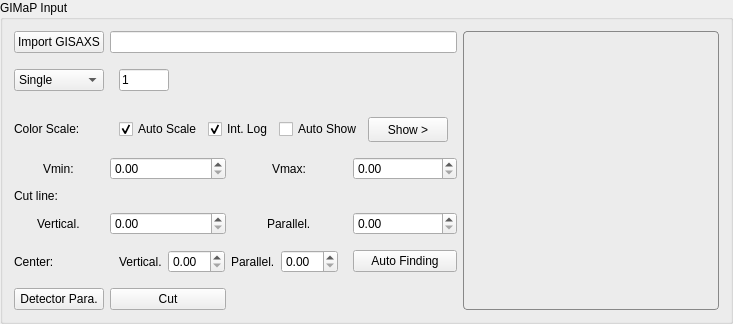
                <widget class="QGroupBox" name="gisaxsInputBox">
                 <property name="minimumSize">
                  <size>
                   <width>0</width>
                   <height>0</height>
                  </size>
                 </property>
                 <property name="maximumSize">
                  <size>
                   <width>16777215</width>
                   <height>16777215</height>
                  </size>
                 </property>
                 <property name="styleSheet">
                  <string notr="true">QGroupBox {
    font: bold 10pt &quot;Microsoft YaHei&quot;;
}</string>
                 </property>
                 <property name="title">
                  <string>GIMaP Input</string>
                 </property>
                 <layout class="QGridLayout" name="gridLayout_23">
                  <item row="4" column="0">
                   <widget class="QLabel" name="gisaxsInputCutLineLabel">
                    <property name="minimumSize">
                     <size>
                      <width>0</width>
                      <height>20</height>
                     </size>
                    </property>
                    <property name="maximumSize">
                     <size>
                      <width>16777215</width>
                      <height>20</height>
                     </size>
                    </property>
                    <property name="text">
                     <string>Cut line:</string>
                    </property>
                   </widget>
                  </item>
                  <item row="2" column="0">
                   <widget class="QLabel" name="gisaxsInputColorScaleLabel">
                    <property name="minimumSize">
                     <size>
                      <width>0</width>
                      <height>20</height>
                     </size>
                    </property>
                    <property name="maximumSize">
                     <size>
                      <width>16777215</width>
                      <height>20</height>
                     </size>
                    </property>
                    <property name="text">
                     <string>Color Scale:</string>
                    </property>
                   </widget>
                  </item>
                  <item row="0" column="0">
                   <widget class="QPushButton" name="gisaxsInputImportButton">
                    <property name="minimumSize">
                     <size>
                      <width>50</width>
                      <height>0</height>
                     </size>
                    </property>
                    <property name="text">
                     <string>Import GISAXS</string>
                    </property>
                   </widget>
                  </item>
                  <item row="6" column="4">
                   <widget class="QPushButton" name="gisaxsInputCenterAutoFindingButton">
                    <property name="minimumSize">
                     <size>
                      <width>50</width>
                      <height>20</height>
                     </size>
                    </property>
                    <property name="text">
                     <string>Auto Finding</string>
                    </property>
                   </widget>
                  </item>
                  <item row="3" column="0" alignment="Qt::AlignHCenter">
                   <widget class="QLabel" name="gisaxsInputVminLabel">
                    <property name="text">
                     <string>Vmin:</string>
                    </property>
                   </widget>
                  </item>
                  <item row="1" column="2" colspan="3">
                   <widget class="QWidget" name="gisaxsInputStackWidget" native="true">
                    <property name="minimumSize">
                     <size>
                      <width>0</width>
                      <height>40</height>
                     </size>
                    </property>
                    <layout class="QHBoxLayout" name="horizontalLayout_11">
                     <item>
                      <widget class="QLineEdit" name="gisaxsInputStackValue">
                       <property name="sizePolicy">
                        <sizepolicy hsizetype="Preferred" vsizetype="Fixed">
                         <horstretch>0</horstretch>
                         <verstretch>0</verstretch>
                        </sizepolicy>
                       </property>
                       <property name="minimumSize">
                        <size>
                         <width>0</width>
                         <height>20</height>
                        </size>
                       </property>
                       <property name="maximumSize">
                        <size>
                         <width>50</width>
                         <height>16777215</height>
                        </size>
                       </property>
                       <property name="text">
                        <string>1</string>
                       </property>
                      </widget>
                     </item>
                     <item>
                      <widget class="QLabel" name="gisaxsInputStackDisplayLabel">
                       <property name="minimumSize">
                        <size>
                         <width>0</width>
                         <height>25</height>
                        </size>
                       </property>
                       <property name="text">
                        <string/>
                       </property>
                      </widget>
                     </item>
                    </layout>
                   </widget>
                  </item>
                  <item row="0" column="5" rowspan="8">
                   <widget class="QGraphicsView" name="gisaxsInputGraphicsView">
                    <property name="maximumSize">
                     <size>
                      <width>300</width>
                      <height>16777215</height>
                     </size>
                    </property>
                    <property name="styleSheet">
                     <string notr="true">QGraphicsView {
    background: transparent;
    border: 1px solid #888888; 
    border-radius: 4px;  
}</string>
                    </property>
                   </widget>
                  </item>
                  <item row="6" column="2" colspan="2">
                   <widget class="QWidget" name="gisaxsInputCutLineCenterWidget" native="true">
                    <layout class="QHBoxLayout" name="horizontalLayout_10">
                     <item alignment="Qt::AlignHCenter">
                      <widget class="QLabel" name="gisaxsInputCenterVerticalLabel">
                       <property name="minimumSize">
                        <size>
                         <width>0</width>
                         <height>20</height>
                        </size>
                       </property>
                       <property name="text">
                        <string>Vertical.</string>
                       </property>
                      </widget>
                     </item>
                     <item>
                      <widget class="QDoubleSpinBox" name="gisaxsInputCenterVerticalValue">
                       <property name="minimumSize">
                        <size>
                         <width>0</width>
                         <height>20</height>
                        </size>
                       </property>
                      </widget>
                     </item>
                     <item alignment="Qt::AlignHCenter">
                      <widget class="QLabel" name="gisaxsInputCenterParallelLabel">
                       <property name="minimumSize">
                        <size>
                         <width>0</width>
                         <height>20</height>
                        </size>
                       </property>
                       <property name="text">
                        <string>Parallel.</string>
                       </property>
                      </widget>
                     </item>
                     <item>
                      <widget class="QDoubleSpinBox" name="gisaxsInputCenterParallelValue">
                       <property name="minimumSize">
                        <size>
                         <width>0</width>
                         <height>20</height>
                        </size>
                       </property>
                      </widget>
                     </item>
                    </layout>
                   </widget>
                  </item>
                  <item row="5" column="4">
                   <widget class="QDoubleSpinBox" name="gisaxsInputCutLineParallelValue">
                    <property name="minimumSize">
                     <size>
                      <width>0</width>
                      <height>20</height>
                     </size>
                    </property>
                   </widget>
                  </item>
                  <item row="5" column="2">
                   <widget class="QDoubleSpinBox" name="gisaxsInputCutLineVerticalValue">
                    <property name="minimumSize">
                     <size>
                      <width>0</width>
                      <height>20</height>
                     </size>
                    </property>
                   </widget>
                  </item>
                  <item row="3" column="4">
                   <widget class="QDoubleSpinBox" name="gisaxsInputVmaxValue">
                    <property name="minimumSize">
                     <size>
                      <width>0</width>
                      <height>20</height>
                     </size>
                    </property>
                   </widget>
                  </item>
                  <item row="3" column="2">
                   <widget class="QDoubleSpinBox" name="gisaxsInputVminValue">
                    <property name="minimumSize">
                     <size>
                      <width>0</width>
                      <height>20</height>
                     </size>
                    </property>
                   </widget>
                  </item>
                  <item row="2" column="2" colspan="3">
                   <widget class="QWidget" name="gisaxsInputColorScaleWidget" native="true">
                    <property name="minimumSize">
                     <size>
                      <width>0</width>
                      <height>40</height>
                     </size>
                    </property>
                    <layout class="QHBoxLayout" name="horizontalLayout_12">
                     <item>
                      <widget class="QCheckBox" name="gisaxsInputAutoScaleCheckBox">
                       <property name="minimumSize">
                        <size>
                         <width>0</width>
                         <height>20</height>
                        </size>
                       </property>
                       <property name="text">
                        <string>Auto Scale</string>
                       </property>
                       <property name="checked">
                        <bool>true</bool>
                       </property>
                      </widget>
                     </item>
                     <item>
                      <widget class="QCheckBox" name="gisaxsInputIntLogCheckBox">
                       <property name="minimumSize">
                        <size>
                         <width>0</width>
                         <height>20</height>
                        </size>
                       </property>
                       <property name="text">
                        <string>Int. Log</string>
                       </property>
                       <property name="checked">
                        <bool>true</bool>
                       </property>
                      </widget>
                     </item>
                     <item>
                      <widget class="QCheckBox" name="gisaxsInputAutoShowCheckBox">
                       <property name="minimumSize">
                        <size>
                         <width>0</width>
                         <height>20</height>
                        </size>
                       </property>
                       <property name="text">
                        <string>Auto Show</string>
                       </property>
                      </widget>
                     </item>
                     <item>
                      <widget class="QPushButton" name="gisaxsInputShowButton">
                       <property name="minimumSize">
                        <size>
                         <width>50</width>
                         <height>25</height>
                        </size>
                       </property>
                       <property name="layoutDirection">
                        <enum>Qt::LeftToRight</enum>
                       </property>
                       <property name="text">
                        <string>Show &gt;</string>
                       </property>
                      </widget>
                     </item>
                    </layout>
                   </widget>
                  </item>
                  <item row="7" column="2">
                   <widget class="QPushButton" name="gisaxsInputCutButton">
                    <property name="minimumSize">
                     <size>
                      <width>50</width>
                      <height>0</height>
                     </size>
                    </property>
                    <property name="text">
                     <string>Cut</string>
                    </property>
                   </widget>
                  </item>
                  <item row="0" column="2" colspan="3">
                   <widget class="QLineEdit" name="gisaxsInputImportButtonValue">
                    <property name="minimumSize">
                     <size>
                      <width>0</width>
                      <height>20</height>
                     </size>
                    </property>
                   </widget>
                  </item>
                  <item row="3" column="3" alignment="Qt::AlignHCenter">
                   <widget class="QLabel" name="gisaxsInputVmaxLabel">
                    <property name="text">
                     <string>Vmax:</string>
                    </property>
                   </widget>
                  </item>
                  <item row="5" column="0" alignment="Qt::AlignHCenter">
                   <widget class="QLabel" name="gisaxsInputCutLineVerticalLabel">
                    <property name="text">
                     <string>Vertical.</string>
                    </property>
                   </widget>
                  </item>
                  <item row="5" column="3" alignment="Qt::AlignHCenter">
                   <widget class="QLabel" name="gisaxsInputCutLineParallelLabel">
                    <property name="text">
                     <string>Parallel.</string>
                    </property>
                   </widget>
                  </item>
                  <item row="6" column="0">
                   <widget class="QLabel" name="gisaxsInputCenterLabel">
                    <property name="text">
                     <string>Center:</string>
                    </property>
                   </widget>
                  </item>
                  <item row="7" column="0">
                   <widget class="QPushButton" name="gisaxsInputDetectorParaButton">
                    <property name="minimumSize">
                     <size>
                      <width>50</width>
                      <height>0</height>
                     </size>
                    </property>
                    <property name="text">
                     <string>Detector Para.</string>
                    </property>
                   </widget>
                  </item>
                  <item row="1" column="0">
                   <widget class="QComboBox" name="gisaxsInputModelCombox">
                    <item>
                     <property name="text">
                      <string>Single</string>
                     </property>
                    </item>
                    <item>
                     <property name="text">
                      <string>Stack</string>
                     </property>
                    </item>
                    <item>
                     <property name="text">
                      <string>In-situ</string>
                     </property>
                    </item>
                   </widget>
                  </item>
                 </layout>
                </widget>
